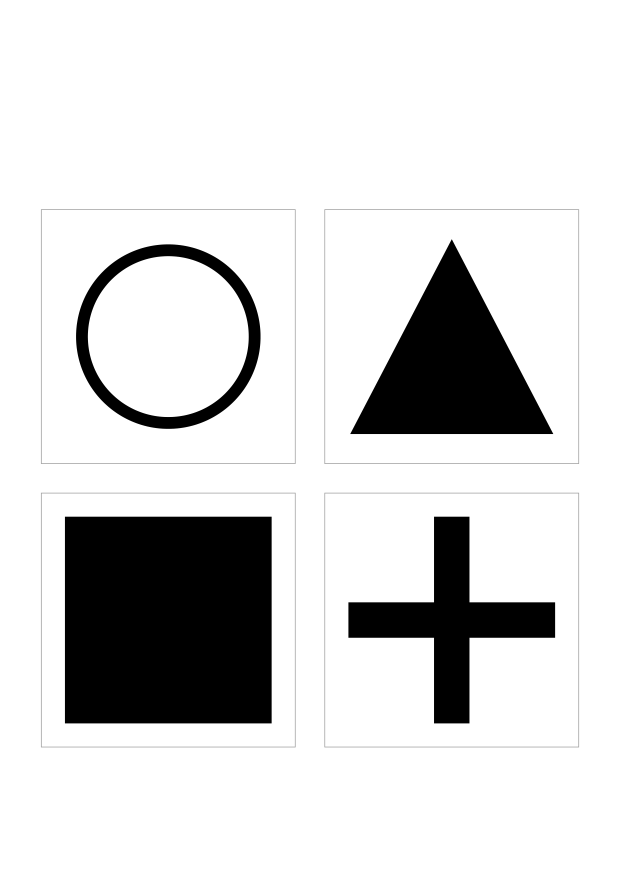
#> input picture _tmp_pdf/page3.png, 1241 x 1754 px, given in place of the camera (shown at 1/2 size)
$ python proto_live.py
#> lines starting #> are read from the running program, lines starting #| are printed output that depends on the picture; after the words box and inside, x2 and y2 are one past the last pixel; in counts of white or black regions, pixels touching at a corner belong together
# -*- coding: utf-8 -*-
"""
proto_live.py - PC-side prototype of the Ti60F225 board's edge pipeline.

Purpose
-------
The board implements a streaming pixel pipeline in Verilog.  Tuning it means
recompiling + JTAG + watching the panel, which is slow.  This tool mirrors the
*exact* algorithm of the current bitstream (tone-curve + hysteresis) in Python
so every knob can be tuned live on a webcam, then re-mirrored into Verilog.

Mirror map (RTL -> this file)
-----------------------------
  gray (BT.601 (77R+150G+29B)>>8, shift+add)     -> to_gray()
  median_filter_3x3_720p.v (3x3 median)          -> median stage
  gauss3_720p.v  x2 (binomial 1-2-1, /16)        -> gauss_stage(), E selects 0..2
  tone_curve_lut.v (modes 0..3, shift+add)       -> tone_curve()
  edge_display_720p.v 3x3 Sobel |Gx|+|Gy|        -> sobel()
  edge_display_720p.v threshold                  -> active = max(center>>S, T)
  edge_display_720p.v strong = mag >= 2*active   -> strong map
  edge_overlay_720p.v hysteresis (local form)    -> keep = edge & any strong nbr
  edge_overlay_720p.v despeckle (nbr>=D, counts
      neighbours of the RAW edge map, not of keep) -> despeckle()
  edge_overlay_720p.v bbox (min/max of prev frame,
      drawn on NEXT frame, red 2px, right half only) -> bbox
  edge_display_720p.v split (left=den2 gray,
      x==640 white, right=edges)                 -> canvas()

Fidelity notes
--------------
* Borders: the RTL gates the 3x3 window to x>=2 && y>=2 and passes the centre
  tap through outside it.  This file does the same (valid = x>=2 & y>=2).
* Bbox is drawn from the PREVIOUS frame's edge map (RTL latches at frame start).
* nbr_cnt counts the raw binary edge (before hysteresis), exactly like the RTL.
* This is for ALGORITHM tuning.  The webcam auto-exposes and has different
  noise from the IMX219 (fixed exposure).  Always re-tune on real board frames
  (--frames) before moving parameters into Verilog.

Usage
-----
  python tools\\proto_live.py --cam 0                 # live webcam
  python tools\\proto_live.py --frames <dir>          # replay real captures
  python tools\\proto_live.py --cam 0 --single --out work\\proto_live\\x.png
                                                      # headless self test
Keys (mirror the board's UART knobs)
  1/2   T -8 / +8          (noise floor)
  3/4   S -1 / +1  (0..8, 8 = adaptive term off)
  5/6   D -1 / +1  (despeckle neighbour min, 0 = off)
  7/8   E -1 / +1  (gauss stages 0..2)
  9/0   C -1 / +1  (tone curve mode 0..3)
  h     toggle hysteresis H
  s     save current frame + params to --out
  p     pause
  q/ESC quit
"""

import argparse, os, sys, time, json
import numpy as np
import cv2

# ---------------------------------------------------------------- stages

def to_gray(bgr):
    """BT.601: Y = (77R + 150G + 29B) >> 8  (shift-and-add in the RTL)."""
    r = bgr[:, :, 2].astype(np.int32)
    g = bgr[:, :, 1].astype(np.int32)
    b = bgr[:, :, 0].astype(np.int32)
    return np.clip(((r * 77) + (g * 150) + (b * 29)) >> 8, 0, 255).astype(np.uint8)


def median3x3(gray):
    return cv2.medianBlur(gray, 3)


def conv3(gray, k00, k01, k02, k10, k11, k12, k20, k21, k22):
    """3x3 integer convolution, zero padding.  Returns int32.

    The zero padding mirrors the RTL's zero-initialised line stores; the valid
    window (x>=2 && y>=2) is applied by the caller, exactly like the RTL gates
    window_valid.
    """
    pad = np.pad(gray, 1, mode="constant").astype(np.int32)
    return (pad[0:-2, 0:-2] * k00 + pad[0:-2, 1:-1] * k01 + pad[0:-2, 2:] * k02 +
            pad[1:-1, 0:-2] * k10 + pad[1:-1, 1:-1] * k11 + pad[1:-1, 2:] * k12 +
            pad[2:, 0:-2] * k20 + pad[2:, 1:-1] * k21 + pad[2:, 2:] * k22)


def gauss_stage(gray):
    """One binomial stage: gsum >> 4.  Border (x<2 or y<2) passes centre tap."""
    s = conv3(gray, 1, 2, 1, 2, 4, 2, 1, 2, 1)
    out = np.clip(s >> 4, 0, 255).astype(np.uint8)
    # RTL: outside the valid window (x>=2 && y>=2) the centre tap goes through.
    valid = np.zeros_like(gray, dtype=bool)
    valid[2:, 2:] = True
    return np.where(valid, out, gray)


def tone_curve(gray, mode):
    """tone_curve_lut.v.  Integer, shift-and-add semantics preserved.

    mode 0: y = x
    mode 1: x < 64 -> 2x ; else -> 128 + (171*(x-64)) >> 8
    mode 2: x < 96 -> 2x ; else -> 192 + (102*(x-96)) >> 8
    mode 3: x < 96 -> x + (x>>1) ; else -> 144 + (179*(x-96)) >> 8
    """
    x = gray.astype(np.int32)
    if mode == 0:
        return gray
    if mode == 1:
        d = x - 64
        lo = x * 2
        hi = 128 + ((171 * d) >> 8)
        return np.clip(np.where(x < 64, lo, hi), 0, 255).astype(np.uint8)
    if mode == 2:
        d = x - 96
        lo = x * 2
        hi = 192 + ((102 * d) >> 8)
        return np.clip(np.where(x < 96, lo, hi), 0, 255).astype(np.uint8)
    d = x - 96
    lo = x + (x >> 1)
    hi = 144 + ((179 * d) >> 8)
    return np.clip(np.where(x < 96, lo, hi), 0, 255).astype(np.uint8)


def sobel(gray):
    gx = conv3(gray, -1, 0, 1, -2, 0, 2, -1, 0, 1)
    gy = conv3(gray, -1, -2, -1, 0, 0, 0, 1, 2, 1)
    return (np.abs(gx) + np.abs(gy))


def valid_mask(shape):
    m = np.zeros(shape, dtype=bool)
    m[2:, 2:] = True
    return m


def threshold_maps(mag, center, floor, shift):
    """edge = valid & (mag >= max(center>>S, T));  strong = mag >= 2*active."""
    local = center >> shift
    active = np.maximum(local, np.full_like(center, floor, dtype=np.int32))
    edge = mag >= active
    strong = mag >= (active << 1)
    return edge, strong, active


def hysteresis(edge, strong):
    """keep = edge & (any of the 3x3 strong taps set).  Local Canny form."""
    strong3 = cv2.dilate(strong.astype(np.uint8), np.ones((3, 3), np.uint8)).astype(bool)
    return edge & strong3


def despeckle(keep, raw_edge, dmin):
    """keep & (8-neighbour count of the RAW edge >= D).  D=0 bypasses."""
    if dmin <= 0:
        return keep
    nbr = conv3(raw_edge.astype(np.uint8), 1, 1, 1, 1, 1, 1, 1, 1, 1)
    nbr = nbr - raw_edge.astype(np.int32)          # exclude centre
    return keep & (nbr >= dmin)


def edge_stats(edge):
    """dens%, connected components, specks(<=3px) on the right half."""
    half = edge[:, edge.shape[1] // 2:]
    area = half.size
    dens = 100.0 * half.sum() / area
    n, lab, stats, cent = cv2.connectedComponentsWithStats(half.astype(np.uint8), 8)
    comps = n - 1
    specks = 0
    if comps > 0:
        specks = int((stats[1:, cv2.CC_STAT_AREA] <= 3).sum())
    return dens, comps, specks


def bbox_of(edge, half_x):
    ys, xs = np.nonzero(edge[:, half_x + 1:])
    if xs.size == 0:
        return None
    xs = xs + half_x + 1
    return (int(xs.min()), int(xs.max()), int(ys.min()), int(ys.max()))


def draw_box(canvas, box, half_x, thickness=2):
    if box is None:
        return
    x0, x1, y0, y1 = box
    x0 = max(x0, half_x + 1)
    x1 = min(x1, canvas.shape[1] - 1)
    canvas[y0:y0 + thickness, x0:x1 + 1, 2] = 255   # R channel only = red
    canvas[y1 - thickness + 1:y1 + 1, x0:x1 + 1, 2] = 255
    canvas[y0:y1 + 1, x0:x0 + thickness, 2] = 255
    canvas[y0:y1 + 1, x1 - thickness + 1:x1 + 1, 2] = 255


# ---------------------------------------------------------------- pipeline

def process(bgr, p, prev_edge, prev_box):
    """One frame through the mirror pipeline.  Returns canvas, stats, edge, box."""
    h, w = bgr.shape[:2]
    half_x = w // 2

    gray = to_gray(bgr)
    den1 = median3x3(gray)
    den2 = den1
    for _ in range(p["E"]):
        den2 = gauss_stage(den2)
    tone = tone_curve(den2, p["C"])

    mag = sobel(tone)
    center = tone.astype(np.int32)
    edge, strong, active = threshold_maps(mag, center, p["T"], p["S"])
    vmask = valid_mask(edge.shape)
    edge = edge & vmask
    strong = strong & vmask

    if p["H"]:
        keep = hysteresis(edge, strong)
    else:
        keep = edge
    edge_clean = despeckle(keep, edge, p["D"])
    edge_clean = edge_clean & vmask

    # stats
    dens, comps, specks = edge_stats(edge_clean)
    togg = 0.0
    if prev_edge is not None and prev_edge.shape == edge_clean.shape:
        half_diff = (edge_clean[:, half_x:] != prev_edge[:, half_x:]).mean()
        togg = 100.0 * half_diff

    # canvas: left = den2 gray, separator white, right = binary edges
    canvas = np.zeros((h, w, 3), dtype=np.uint8)
    canvas[:, :half_x] = np.stack([den2] * 3, axis=2)[:, :half_x]
    canvas[:, half_x] = 255
    canvas[:, half_x + 1:] = np.stack([edge_clean[:, half_x + 1:]] * 3, axis=2) * 255
    # red bbox from the PREVIOUS frame (RTL latches at frame boundary)
    if p["box"]:
        draw_box(canvas, prev_box, half_x)

    box = bbox_of(edge_clean, half_x)
    stats = dict(dens=dens, comps=comps, specks=specks, togg=togg)
    return canvas, stats, edge_clean, box


def status_line(p, st):
    return ("THR=%03d SH=%d DS=%d EN=%d CV=%d HY=%d | dens %5.2f%% comps %4d "
            "specks %3d toggle %5.2f%%") % (
        p["T"], p["S"], p["D"], p["E"], p["C"], p["H"],
        st["dens"], st["comps"], st["specks"], st["togg"])


# ---------------------------------------------------------------- io / loop

def iter_frames(cam, frames_dir):
    if frames_dir:
        names = sorted(n for n in os.listdir(frames_dir)
                       if n.lower().endswith((".png", ".jpg", ".jpeg", ".bmp")))
        if not names:
            raise SystemExit("no images in " + frames_dir)
        for n in names:
            yield os.path.join(frames_dir, n)
        return
    cap = cv2.VideoCapture(cam, cv2.CAP_DSHOW)
    if not cap.isOpened():
        raise SystemExit("cannot open camera %d" % cam)
    cap.set(cv2.CAP_PROP_FRAME_WIDTH, 1280)
    cap.set(cv2.CAP_PROP_FRAME_HEIGHT, 720)
    while True:
        ok, fr = cap.read()
        if not ok:
            time.sleep(0.05)
            continue
        yield fr


def main():
    ap = argparse.ArgumentParser()
    ap.add_argument("--cam", type=int, default=0)
    ap.add_argument("--frames", type=str, default=None)
    ap.add_argument("--single", action="store_true", help="process one frame, exit")
    ap.add_argument("--out", type=str, default=r"work\proto_live")
    args = ap.parse_args()

    p = dict(T=24, S=8, D=3, E=2, C=1, H=1, box=True)
    prev_edge, prev_box = None, None
    os.makedirs(args.out, exist_ok=True)

    for i, src in enumerate(iter_frames(args.cam, args.frames)):
        if isinstance(src, str):
            bgr = cv2.imread(src)
            if bgr is None:
                continue
        else:
            bgr = src

        canvas, st, edge_clean, box = process(bgr, p, prev_edge, prev_box)
        prev_edge, prev_box = edge_clean, box

        print(status_line(p, st))

        if args.single:
            out = os.path.join(args.out, "proto_%03d.png" % i)
            cv2.imwrite(out, canvas)
            with open(os.path.join(args.out, "params.json"), "w", encoding="utf-8") as f:
                json.dump({"T": p["T"], "S": p["S"], "D": p["D"], "E": p["E"],
                           "C": p["C"], "H": p["H"], "file": str(src), "stats": st},
                          f, ensure_ascii=False, indent=1)
            print("saved", out)
            break

        cv2.imshow("proto_live (mirror of ti60f225_oob)", canvas)
        k = cv2.waitKey(1) & 0xFF
        if k in (27, ord("q")):
            break
        elif k == ord("1"):
            p["T"] = max(0, p["T"] - 8)
        elif k == ord("2"):
            p["T"] = min(255, p["T"] + 8)
        elif k == ord("3"):
            p["S"] = max(0, p["S"] - 1)
        elif k == ord("4"):
            p["S"] = min(8, p["S"] + 1)
        elif k == ord("5"):
            p["D"] = max(0, p["D"] - 1)
        elif k == ord("6"):
            p["D"] = min(6, p["D"] + 1)
        elif k == ord("7"):
            p["E"] = max(0, p["E"] - 1)
        elif k == ord("8"):
            p["E"] = min(2, p["E"] + 1)
        elif k == ord("9"):
            p["C"] = (p["C"] - 1) % 4
        elif k == ord("0"):
            p["C"] = (p["C"] + 1) % 4
        elif k == ord("h"):
            p["H"] = 1 - p["H"]
        elif k == ord("b"):
            p["box"] = not p["box"]
        elif k == ord("s"):
            out = os.path.join(args.out, "frame_%05d.png" % i)
            cv2.imwrite(out, canvas)
            with open(os.path.join(args.out, "params_%05d.json" % i), "w",
                      encoding="utf-8") as f:
                json.dump(p, f, ensure_ascii=False, indent=1)
            print("saved", out, status_line(p, st))

    cv2.destroyAllWindows()


if __name__ == "__main__":
    main()
#> in main, bgr is the input picture: shape (1754, 1241, 3); min 0, max 255, mean 215.9
#> the loop in process, `for _ in range(p["E"]):` made 2 passes
#> pass 1, in gauss_stage, `s = conv3(gray, 1, 2, 1, 2, 4, 2, 1, 2, 1)`:
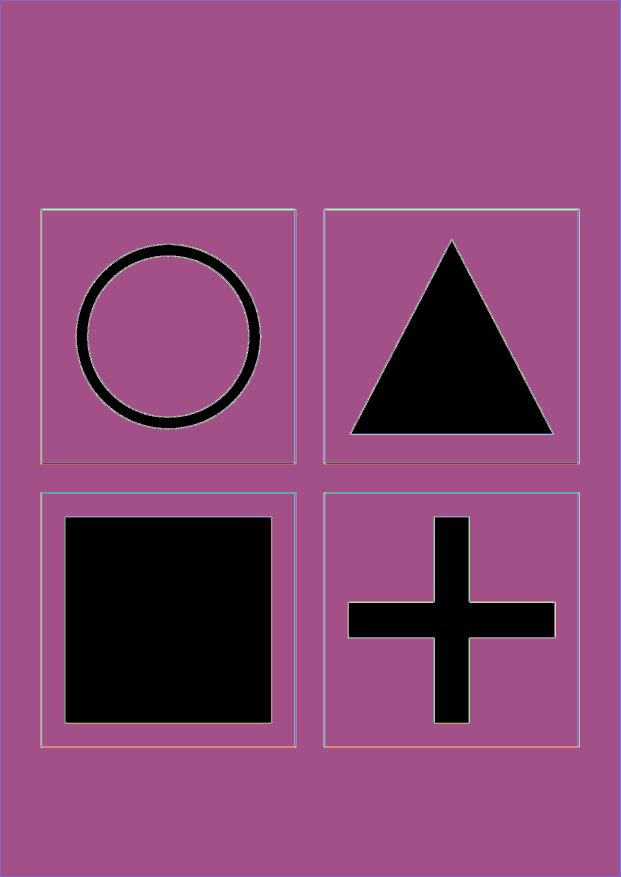
#> s: shape (1754, 1241) int32 (shown at 1/2 size); 3455 distinct labels, from 0 to 4080; one colour per label, 0 black
#> in tone_curve, `lo = x * 2`:
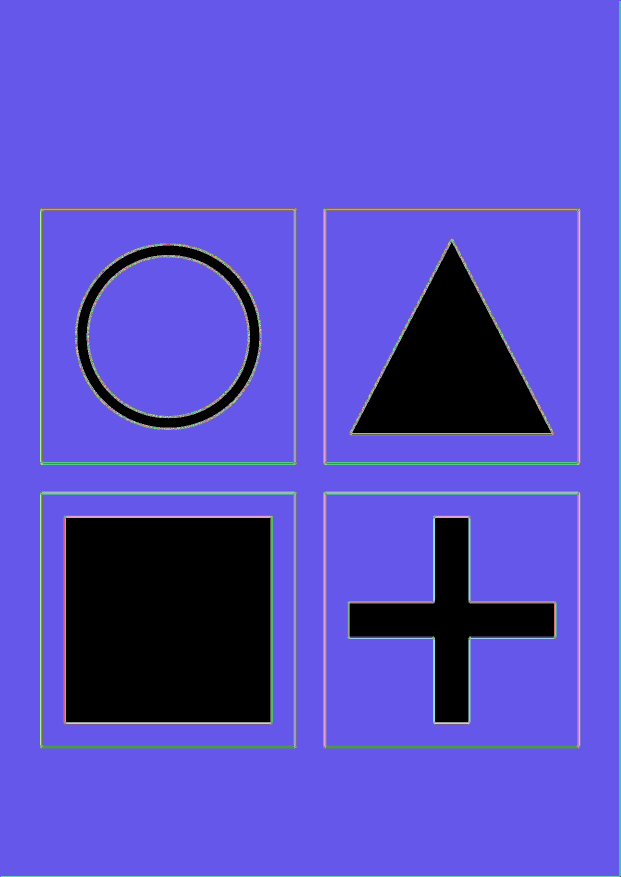
#> lo: shape (1754, 1241) int32 (shown at 1/2 size); 256 distinct labels, from 0 to 510; one colour per label, 0 black
#> in tone_curve, `hi = 128 + ((171 * d) >> 8)`:
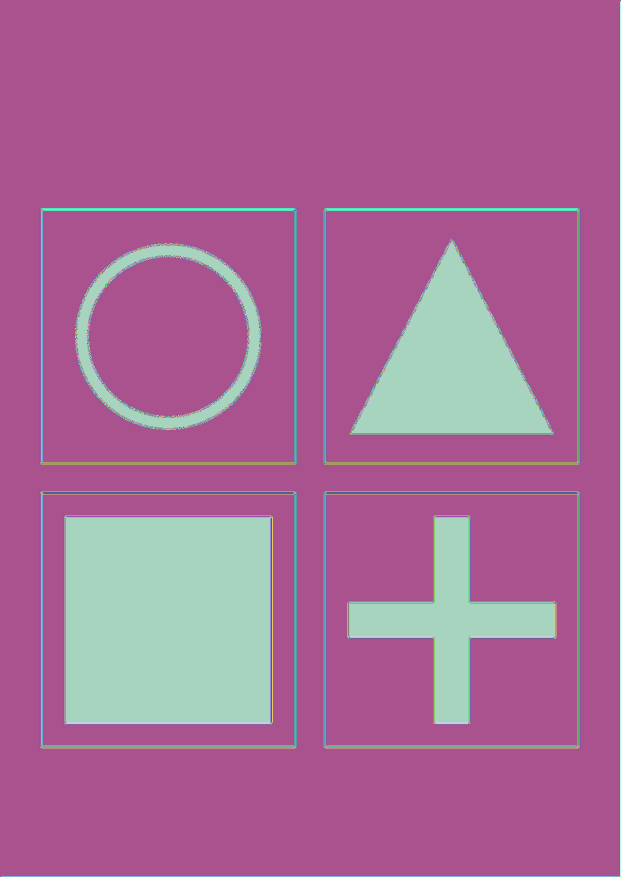
#> hi: shape (1754, 1241) int32 (shown at 1/2 size); 171 distinct labels, from 85 to 255; one colour per label, 0 black
#> in process, `center = tone.astype(np.int32)`:
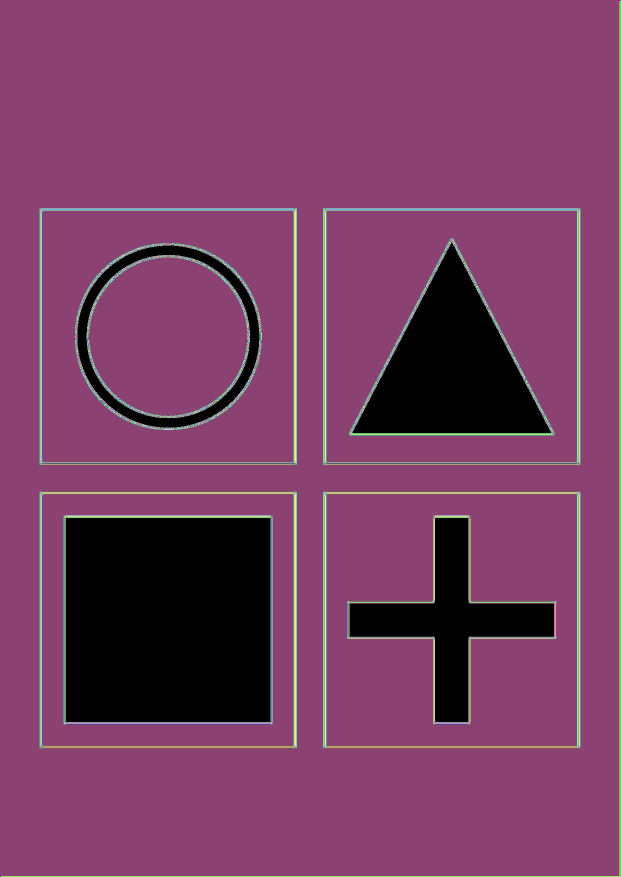
#> center: shape (1754, 1241) int32 (shown at 1/2 size); 192 distinct labels, from 0 to 255; one colour per label, 0 black
#> in threshold_maps, `edge = mag >= active`:
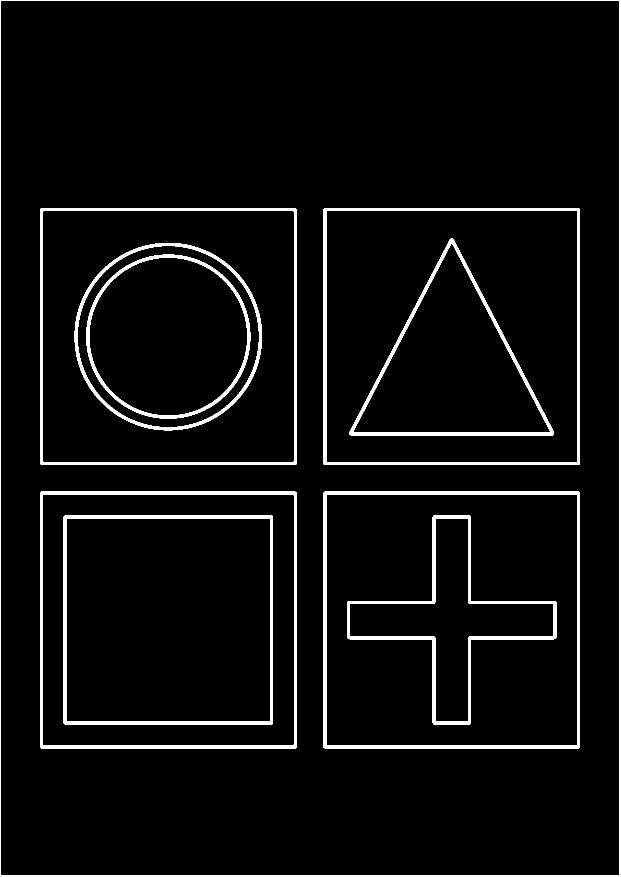
#> edge: shape (1754, 1241) bool (shown at 1/2 size); 4.6% white; 10 white regions, largest, box (x1, y1, x2, y2) and area: (0, 0, 1241, 1754) 11962, (80, 983, 593, 1497) 11173, (80, 416, 593, 930) 11170
#> in edge_stats, `dens = 100.0 * half.sum() / area`: dens = 4.04
#> in edge_stats, `n, lab, stats, cent = cv2.connectedComponentsWithStats(half.astype(np...`:
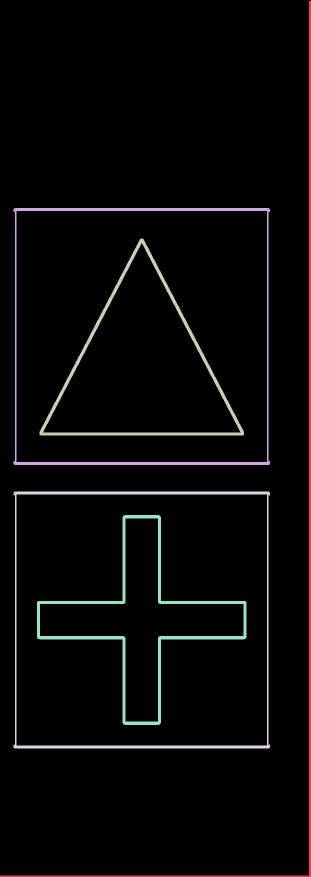
#> lab: shape (1754, 621) int32 (shown at 1/2 size); 6 distinct labels, from 0 to 5; one colour per label, 0 black
#> in edge_stats, `n, lab, stats, cent = cv2.connectedComponentsWithStats(half.astype(np...`: n = 6; stats = [[0, 0, 621, 1751, 1045275], [0, 2, 621, 1752, 7110], [27, 416, 513, 514, 9176], [79, 477, 409, 394, 8177], [27, 983, 513, 514, 9176], [74, 1030, 419, 420, 10320]]; cent = [[309.4, 871.1], [538, 1105.5], [283, 672.6], [283, 730.5], [283, 1239.6], [283, 1240.7]]
#> in edge_stats, `comps = n - 1`: comps = 5
#> in edge_stats, `specks = int((stats[1:, cv2.CC_STAT_AREA] <= 3).sum())`: specks = 0
#> in process, `dens, comps, specks = edge_stats(edge_clean)`: dens = 4.04; comps = 5; specks = 0
#> in process, `canvas[:, half_x + 1:] = np.stack([edge_clean[:, half_x + 1:]] * 3, ax..`:
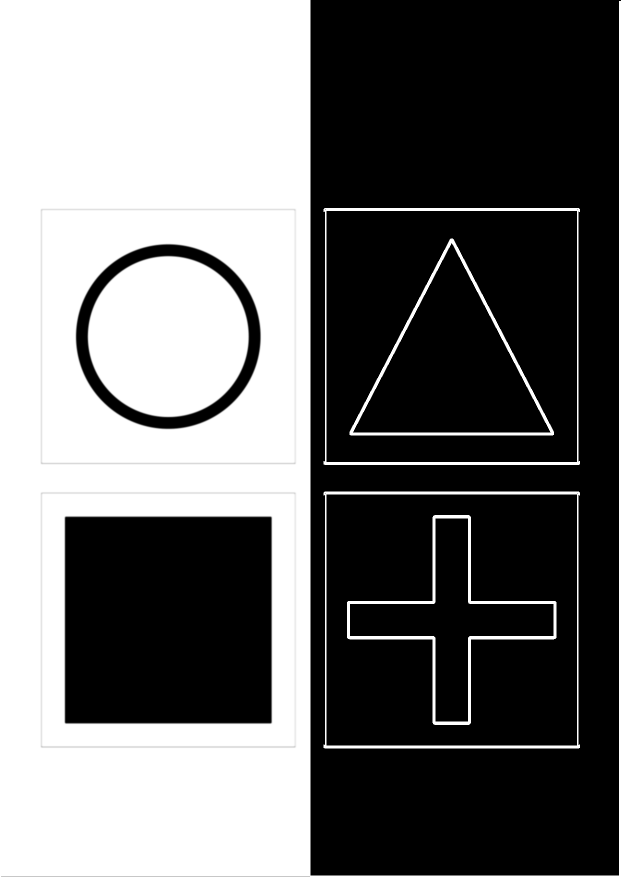
#> canvas: shape (1754, 1241, 3) (shown at 1/2 size); min 0, max 255, mean 109.5
#> in process, `box = bbox_of(edge_clean, half_x)`: box = (621, 1240, 2, 1753)
#> in process, `stats = dict(dens=dens, comps=comps, specks=specks, togg=togg)`: stats = {'dens': 4.04, 'comps': 5, 'specks': 0, 'togg': 0}
#> in main, `canvas, st, edge_clean, box = process(bgr, p, prev_edge, prev_box)`: box = (621, 1240, 2, 1753)
#| THR=024 SH=8 DS=3 EN=2 CV=1 HY=1 | dens  4.04% comps    5 specks   0 toggle  0.00%
#> (key q is pressed here)
